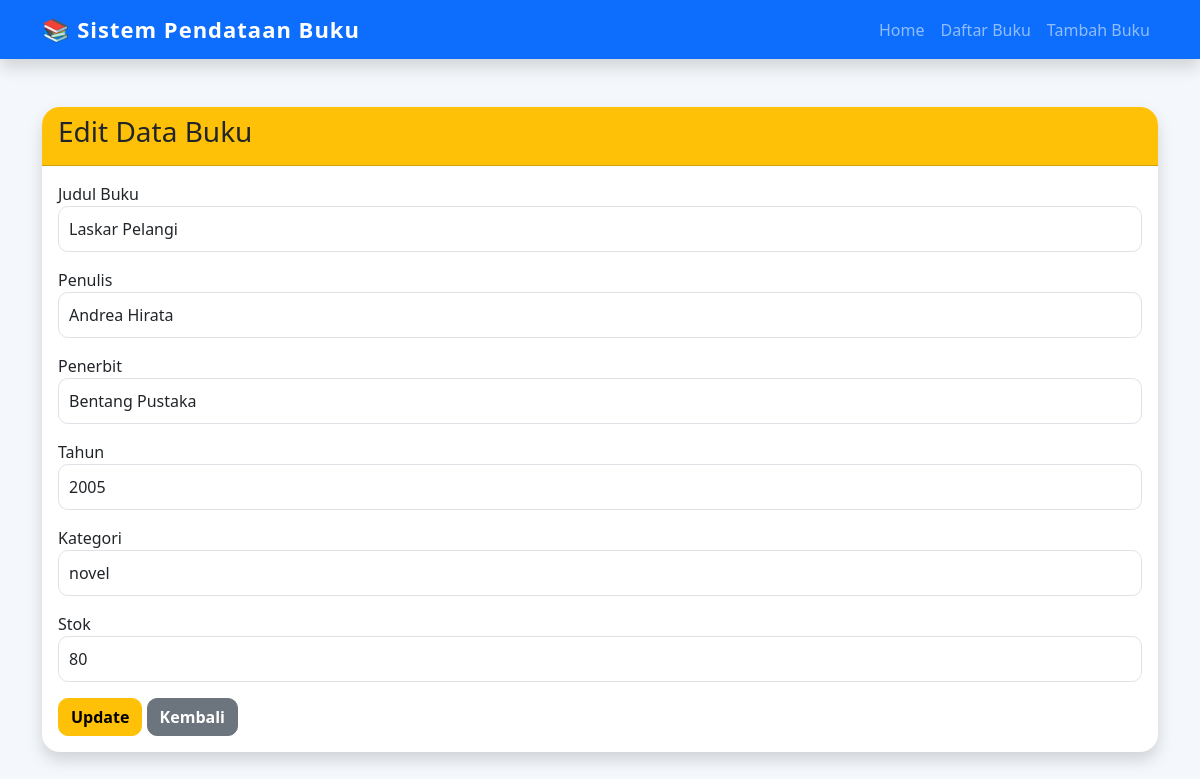
The page /edit.php?id=1 on the database its author committed.
### tables this page shows
CREATE TABLE `buku` (
  `id_buku` int(11) NOT NULL,
  `judul` varchar(100) NOT NULL,
  `penulis` varchar(100) NOT NULL,
  `penerbit` varchar(100) NOT NULL,
  `tahun_terbit` year(4) NOT NULL,
  `kategori` varchar(50) NOT NULL,
  `stok` int(11) NOT NULL
);

### edit.php (the view, shortened to what this page needs)
<?php
include 'config/koneksi.php';
$id = $_GET['id'];
$data = mysqli_query($koneksi, "SELECT * FROM buku WHERE id_buku='$id'");
$row = mysqli_fetch_assoc($data);
?>
<!DOCTYPE html>
<html lang="id">
<head>
<link href="https://cdn.jsdelivr.net/npm/bootstrap@5.3.7/dist/css/bootstrap.min.css" rel="stylesheet">
<link rel="stylesheet" href="css/style.css">
</head>
<body>
    <?php include 'partials/navbar.php'; ?>
<div class="container mt-5">
<div class="card shadow">
<div class="card-header bg-warning">
<h3>Edit Data Buku</h3>
</div>
<div class="card-body">
<form method="POST">
<div class="mb-3">
<label>Judul Buku</label>
<input type="text" name="judul" class="form-control"
value="<?= $row['judul']; ?>" required>
</div>
<div class="mb-3">
<label>Penulis</label>
<input type="text" name="penulis" class="form-control"
value="<?= $row['penulis']; ?>" required>
</div>
<div class="mb-3">
<label>Penerbit</label>
<input type="text" name="penerbit" class="form-control"
value="<?= $row['penerbit']; ?>" required>
</div>
<div class="mb-3">
<label>Tahun</label>
<input type="number" name="tahun" class="form-control"
value="<?= $row['tahun_terbit']; ?>" required>
</div>
<div class="mb-3">
<label>Kategori</label>
<input type="text" name="kategori" class="form-control"
value="<?= $row['kategori']; ?>" required>
</div>
<div class="mb-3">
<label>Stok</label>
<input type="number" name="stok" class="form-control"
value="<?= $row['stok']; ?>" required>
</div>
<button class="btn btn-warning" name="update">
Update
</button>
<a href="daftar.php" class="btn btn-secondary">
Kembali
</a>
</form>
</div>
</div>
</div>
</body>
</html>

### css/style.css (style rules this page uses)
body { background: #f4f7fb; font-family: 'Segoe UI', Tahoma, Geneva, Verdana, sans-serif; }
.card { border: none; border-radius: 18px; transition: .3s; overflow: hidden; }
.btn { border-radius: 10px; transition: .3s; font-weight: 600; }
.form-control { border-radius: 10px; padding: 10px; }
* { scroll-behavior:smooth; }

### rows shown on the page
buku: judul "Laskar Pelangi", penulis "Andrea Hirata", penerbit "Bentang Pustaka", tahun "2005", kategori "novel", stok "80"
